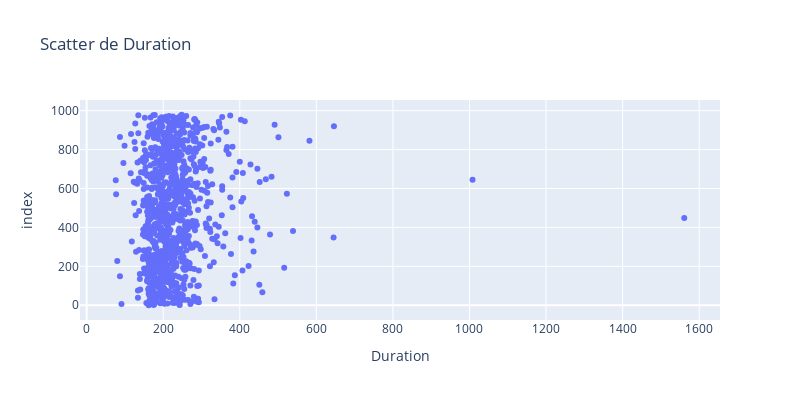
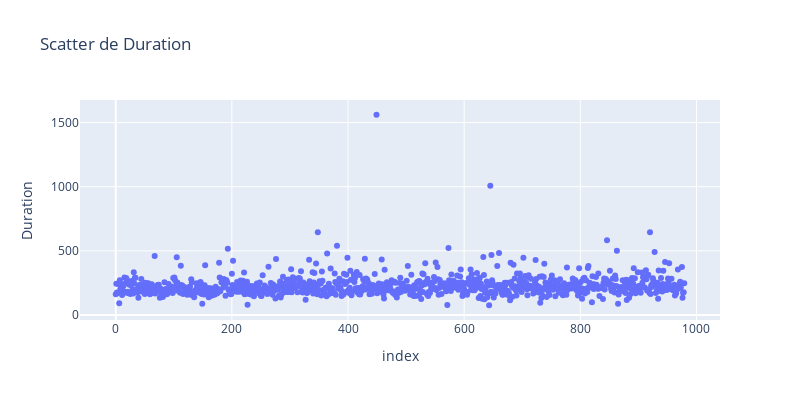

The notebook cell saved with these charts, in order:
### Markdown cell above
## Duration

### Code cell
duration_dataset = clean_dataset.copy()

fig = px.scatter(duration_dataset, x="Duration", title='Scatter de Duration', width=800, height=400)

fig.show()

fig = px.scatter(duration_dataset, y="Duration", title='Scatter de Duration', width=800, height=400)

fig.show()

### Figure 1 — Plotly figure (JSON) as saved in the notebook; plotly's stock layout.template omitted (floating-point values rounded to 4 significant figures; data arrays with more than 128 entries replaced by an {"elided": "..."} marker saying what was removed)
{"data": [{"hovertemplate": "Duration=%{x}<br>index=%{y}<extra></extra>", "legendgroup": "", "marker": {"color": "#636efa", "symbol": "circle"}, "mode": "markers", "name": "", "orientation": "h", "showlegend": false, "type": "scatter", "x": {"elided": "964 int values"}, "xaxis": "x", "y": {"elided": "964 int values"}, "yaxis": "y"}], "layout": {"height": 400, "legend": {"tracegroupgap": 0}, "title": {"text": "Scatter de Duration"}, "width": 800, "xaxis": {"anchor": "y", "domain": [0, 1], "title": {"text": "Duration"}}, "yaxis": {"anchor": "x", "domain": [0, 1], "title": {"text": "index"}}}}

### Figure 2 — Plotly figure (JSON) as saved in the notebook; plotly's stock layout.template omitted (floating-point values rounded to 4 significant figures; data arrays with more than 128 entries replaced by an {"elided": "..."} marker saying what was removed)
{"data": [{"hovertemplate": "index=%{x}<br>Duration=%{y}<extra></extra>", "legendgroup": "", "marker": {"color": "#636efa", "symbol": "circle"}, "mode": "markers", "name": "", "orientation": "v", "showlegend": false, "type": "scatter", "x": {"elided": "964 int values"}, "xaxis": "x", "y": {"elided": "964 int values"}, "yaxis": "y"}], "layout": {"height": 400, "legend": {"tracegroupgap": 0}, "title": {"text": "Scatter de Duration"}, "width": 800, "xaxis": {"anchor": "y", "domain": [0, 1], "title": {"text": "index"}}, "yaxis": {"anchor": "x", "domain": [0, 1], "title": {"text": "Duration"}}}}
